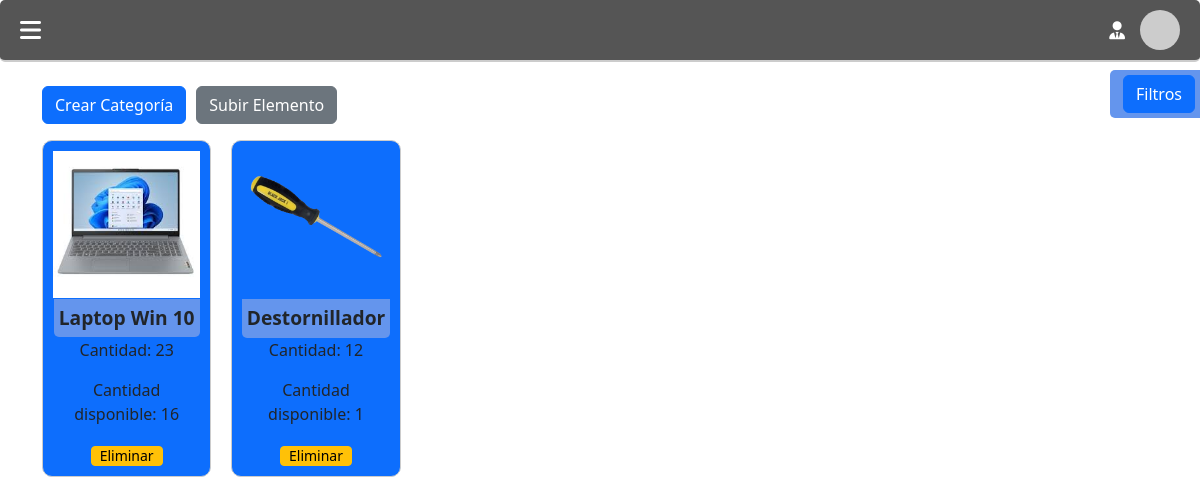
Before: /inventario with the older database file.
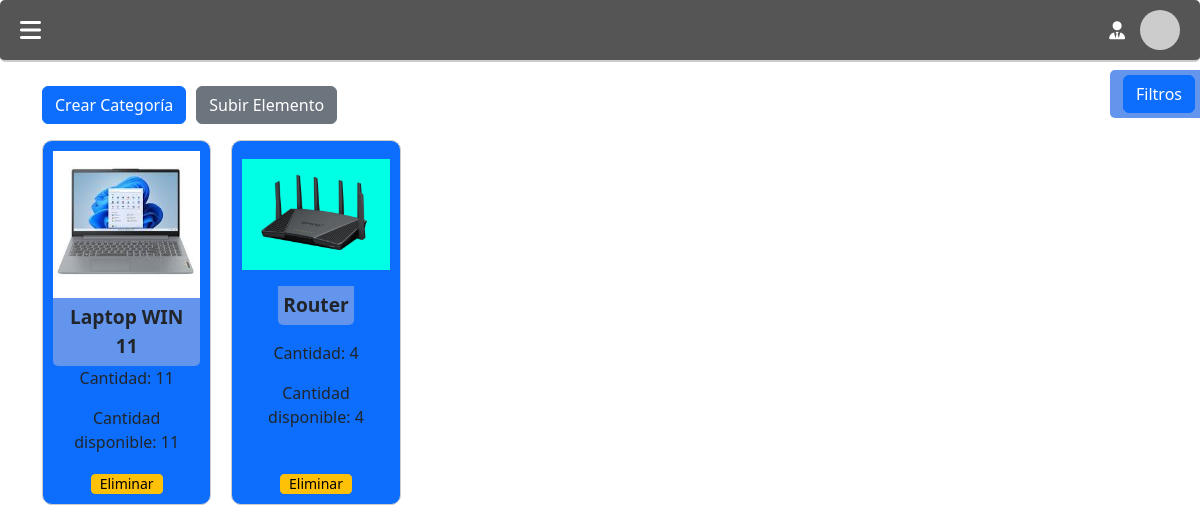
After: the same page with the newer database file.
### SGM.py (models this page shows)
class Element(db.Model):
    __tablename__ = 'elements'
    IDelement = Column(Integer, primary_key=True, autoincrement=True)
    name = Column(String(255), nullable=False)
    disp = db.Column(db.Boolean, nullable=True)
    cantotal = Column(Integer, nullable=False)
    candisp = Column(INTEGER(unsigned=True), nullable=False)
    adds = Column(String(255), nullable=True)
    img = Column(String(255), nullable=True)

### SGM.py (the view)
@app.route('/inventario')
def inventario():
    categories = Category.query.all()
    elements = Element.query.all()
    images = os.listdir(app.config['UPLOAD_FOLDER'])
    return render_template('inventario.html', categories=categories, elements=elements,images=images)

### templates/inventario.html (shortened to what this page needs)
<!DOCTYPE html>
<html lang="es">
<head>
    <link rel="stylesheet" href="{{ url_for('static', filename='topbar.css')}}">
    <link href="https://cdn.jsdelivr.net/npm/bootstrap@5.3.0-alpha1/dist/css/bootstrap.min.css" rel="stylesheet">
    <link rel="stylesheet" href="https://cdnjs.cloudflare.com/ajax/libs/font-awesome/6.0.0-beta3/css/all.min.css">
</head>
<body>
    <div class="filtro-container">
        <div class="desplegar-filtro-button">
            <button class="btn btn-primary ms-2" onclick="desplegarFiltro()">Filtros</button>
        </div>
    </div>
    <header class="topbar">
        <div class="left-section">
            <a href="/inicio">
                <i class="fa-solid fa-bars" style="color: #fff;"></i>
            </a>
        </div>
        <div class="right-section">
            <div class="user-info">
                <i class="fa-solid fa-user-tie" style="color: #fff;"></i>
                <img src="https://via.placeholder.com/40" alt="Avatar" class="user-avatar">
            </div>
        </div>
    </header>
    <div class="container mt-4">
        <div class="d-flex justify-content-between mb-3">
            <div style="display: flex; gap: 10px;">
                <button class="btn btn-primary" style="height: min-content;" data-bs-toggle="modal" data-bs-target="#createCategoryModal">Crear Categoría</button>
                <button class="btn btn-secondary" style="height: min-content;" data-bs-toggle="modal" data-bs-target="#uploadElementModal">Subir Elemento</button>
            </div>
        </div>
        <div class="inventory-grid" id="inventoryGrid">
            {% if elements %}
            {% for element in elements %}
            {% if element.disp == True %}
                <div class="inventory-item"  style="background-color: #0d6efd;;" >
            {% else %}
                <div class="inventory-item"  style="background-color: rgb(196, 196, 196);" >
            {% endif %}
                <img src="static/uploads/{{ element.img }}" alt="{{ element.name }}">
                <div class="inventory-item-name">
                    <p style="margin: 0;">{{ element.name }}</p>
                </div>
                <div>
                    <p>Cantidad: {{ element.cantotal }}</p>
                    <p>Cantidad disponible: {{ element.candisp }}</p>
                </div>
               <div style="align-self: self-end;">
                    <form action="{{ url_for('borrar_elemento', IDelement=element.IDelement) }}" method="post" style="display: inline;">
                        <input class="btn btn-warning btn-sm" style="--bs-btn-line-height: 0.7;" type="submit" value="Eliminar" onclick="return confirm('¿Estás seguro de eliminar este elemento?')">
                    </form>
                </div>
            </div>
            {% endfor %}
            {% else %}
                <p>No se encontraron elementos que coincidan con los filtros.</p>
            {% endif %}
        </div>
    </div>
</body>
</html>

### static/topbar.css (style rules this page uses)
a { text-decoration-line: none !important; color: none !important; }
.topbar { display: flex; justify-content: space-between; align-items: center; background-color: #555; color: white; padding: 10px 20px; border-bottom: 2px solid #ccc; border-radius: 5px; }
.left-section { font-size: 24px; display: flex; gap: 20px; flex-direction: row; }
.right-section { display: flex; align-items: center; }
.right-section i { font-size: 18px; margin-right: 15px; cursor: pointer; }
.user-info { display: flex; align-items: center; margin-left: 15px; }
.user-avatar { width: 40px; height: 40px; border-radius: 50%; }

### templates/inventario.html (style rules this page uses)
.inventory-grid { display: grid; grid-template-columns: repeat(auto-fill, minmax(150px, 1fr)); gap: 20px; }
.inventory-item { border: 1px solid #ccc; padding: 10px; text-align: center; display: grid; align-items: center; justify-items: center; justify-content: center; border-radius: 10px; }
.inventory-item img { max-width: 100%; height: auto; }
.inventory-item-name { font-size: 1.2em; font-weight: bold; background-color: cornflowerblue; padding: 5px; border-radius: 0px 0px 5px 5px; }
.desplegar-filtro-button { background-color: cornflowerblue; padding: 5px; border-radius: 5px 0px 0px 5px; }
.filtro-container { position: absolute; top: 70px; right: 0; z-index: 1000; }

Changed rows visible on the page:
removed Element: img (picture), name "Destornillador", cantotal "12", candisp "1"
changed Element: name "Laptop Win 10" → "Laptop WIN 11"; cantotal "23" → "11"; candisp "16" → "11"
added Element: img (picture), name "Router", cantotal "4", candisp "4"
